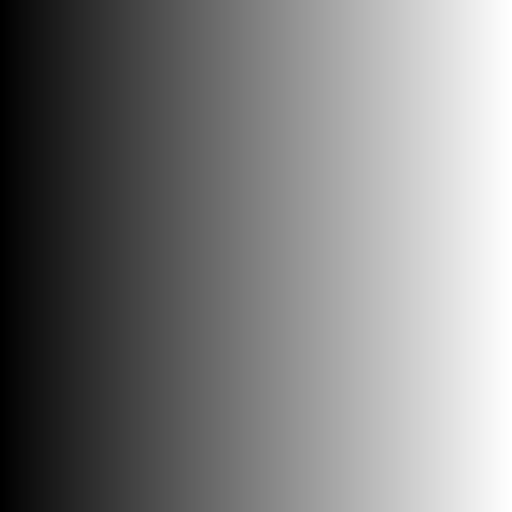
#> input picture ImageMaterial/DIP3/Fig0307(a)(intensity_ramp).tif, 512 x 512 px
$ python GammaTransformation.py
#> lines starting #> are read from the running program, lines starting #| are printed output that depends on the picture
#-*- coding: utf-8 -*-

import numpy as np
from matplotlib import pyplot as plt
import cv2
import math

img = cv2.imread('../../ImageMaterial/DIP3/Fig0307(a)(intensity_ramp).tif',cv2.IMREAD_GRAYSCALE)
#> img is the input picture: shape (512, 512); min 0, max 255, mean 127.5
#print cv2.IMREAD_GRAYSCALE,cv2.IMREAD_COLOR,cv2.IMREAD_ANYCOLOR
plt.subplot(1,2,1)
plt.imshow(img,cmap='Greys_r')
plt.xticks([])
plt.yticks([])
plt.title('original image')

#伽马变换 s=cr的k次方
c = 1.0
k = 0.4
middle = img.shape
#> middle = (512, 512)
#print middle
#imgCopy = [[[c*math.pow(img[x][y][z],k) for z in range(middle[2])]for y in range(middle[1])]for x in range(middle[0])]
imgCopy = [[c*math.pow(img[x][y],k)for y in range(middle[1])]for x in range(middle[0])]
#> imgCopy = 512 items
plt.subplot(1,2,2)
plt.imshow(imgCopy,cmap='Greys_r')
plt.xticks([])
plt.yticks([])
plt.title('gamma transformation image')

plt.show()
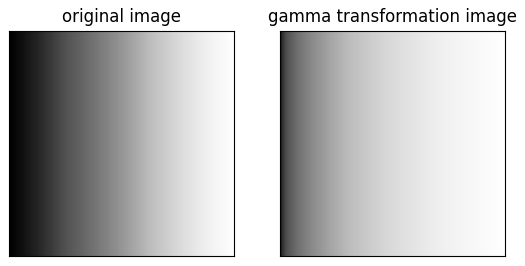
#> figure drawn by matplotlib, 2 panels

imgTwo = cv2.imread('../../ImageMaterial/DIP3/Fig0308(a)(fractured_spine).tif',cv2.IMREAD_GRAYSCALE)
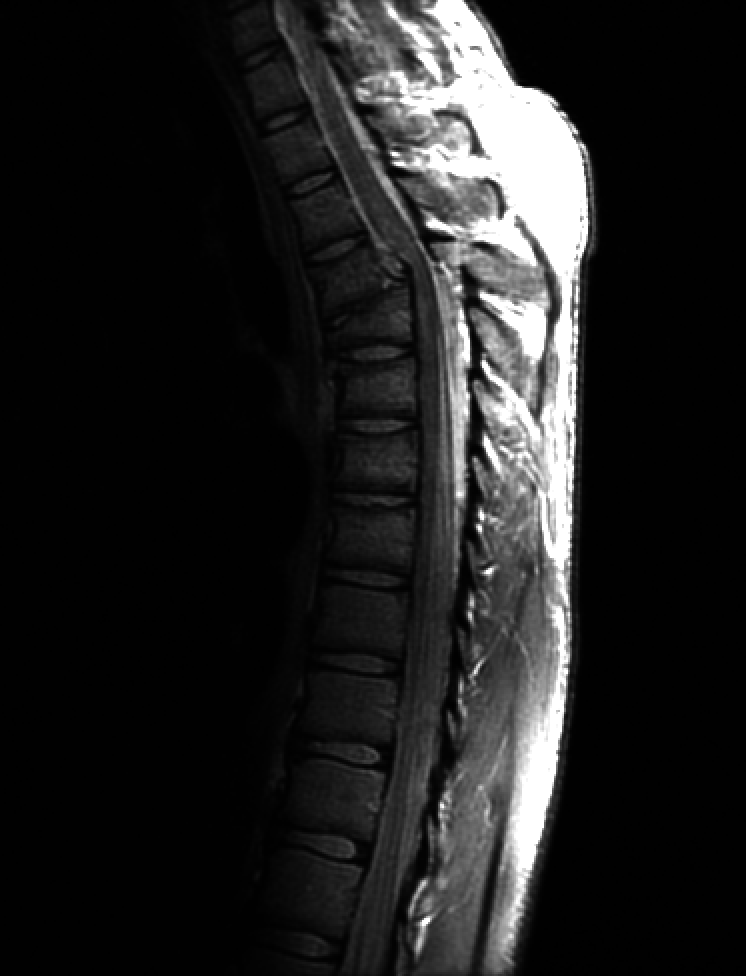
#> input picture ImageMaterial/DIP3/Fig0308(a)(fractured_spine).tif, 746 x 976 px
#> imgTwo is the input picture: shape (976, 746); min 0, max 255, mean 32.6

plt.subplot(2,2,1)
plt.imshow(imgTwo,cmap='Greys_r')
plt.xticks([])
plt.yticks([])
plt.title('original image')

middle = imgTwo.shape
#> middle = (976, 746)

k = 0.6
imgTwo1 = [[c*math.pow(imgTwo[x][y],k) for y in range(middle[1])]for x in range(middle[0])]
#> imgTwo1 = 976 items
plt.subplot(2,2,2)
plt.imshow(imgTwo1,cmap='Greys_r')
plt.xticks([])
plt.yticks([])
plt.title('k = 0.6')

k = 0.4
imgTwo2 = [[c*math.pow(imgTwo[x][y],k) for y in range(middle[1])]for x in range(middle[0])]
#> imgTwo2 = 976 items
plt.subplot(2,2,3)
plt.imshow(imgTwo2,cmap='Greys_r')
plt.xticks([])
plt.yticks([])
plt.title('k = 0.4')

k = 0.3
imgTwo3 = [[c*math.pow(imgTwo[x][y],k) for y in range(middle[1])]for x in range(middle[0])]
#> imgTwo3 = 976 items
plt.subplot(2,2,4)
plt.imshow(imgTwo3,cmap='Greys_r')
plt.xticks([])
plt.yticks([])
plt.title('k = 0.3')

plt.show()
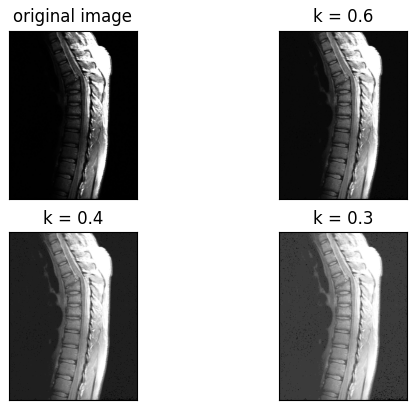
#> figure drawn by matplotlib, 4 panels

imgThree = cv2.imread('../../ImageMaterial/DIP3/Fig0309(a)(washed_out_aerial_image).tif',cv2.IMREAD_GRAYSCALE)
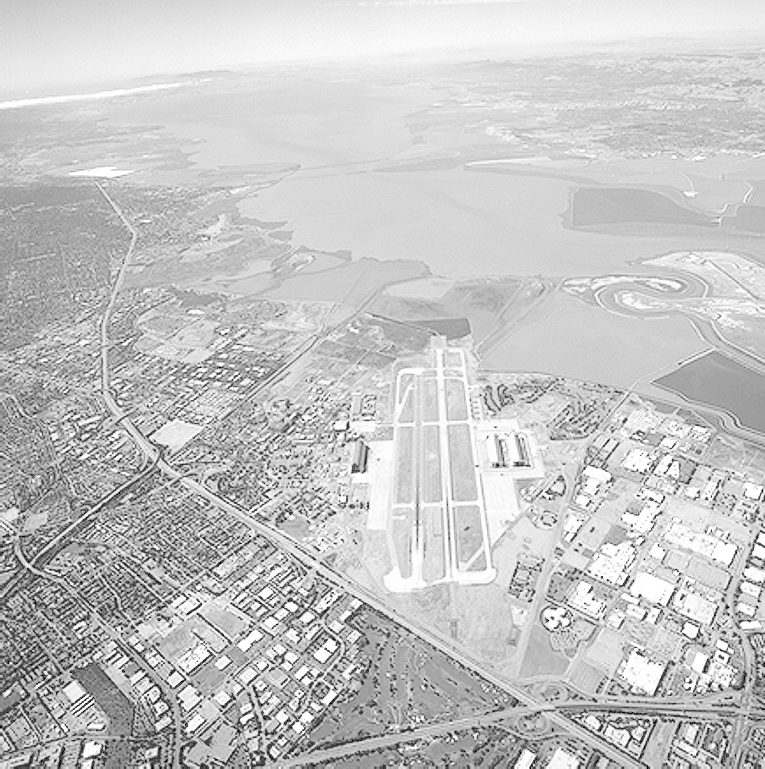
#> input picture ImageMaterial/DIP3/Fig0309(a)(washed_out_aerial_image).tif, 765 x 769 px
#> imgThree is the input picture: shape (769, 765); min 0, max 255, mean 197.1

plt.subplot(2,2,1)
plt.imshow(imgThree,cmap='Greys_r')
plt.xticks([])
plt.yticks([])
plt.title('original image')

middle = imgThree.shape
#> middle = (769, 765)

k = 3.0
imgThree1 = [[c*math.pow(imgThree[x][y],k) for y in range(middle[1])]for x in range(middle[0])]
#> imgThree1 = 769 items
plt.subplot(2,2,2)
plt.imshow(imgThree1,cmap='Greys_r')
plt.xticks([])
plt.yticks([])
plt.title('k = 3.0')

k = 4.0
imgThree2 = [[c*math.pow(imgThree[x][y],k) for y in range(middle[1])]for x in range(middle[0])]
#> imgThree2 = 769 items
plt.subplot(2,2,3)
plt.imshow(imgThree2,cmap='Greys_r')
plt.xticks([])
plt.yticks([])
plt.title('k = 4.0')
k = 5.0
imgThree3 = [[c*math.pow(imgThree[x][y],k) for y in range(middle[1])]for x in range(middle[0])]
#> imgThree3 = 769 items
plt.subplot(2,2,4)
plt.imshow(imgThree3,cmap='Greys_r')
plt.xticks([])
plt.yticks([])
plt.title('k = 5.0')

plt.show()
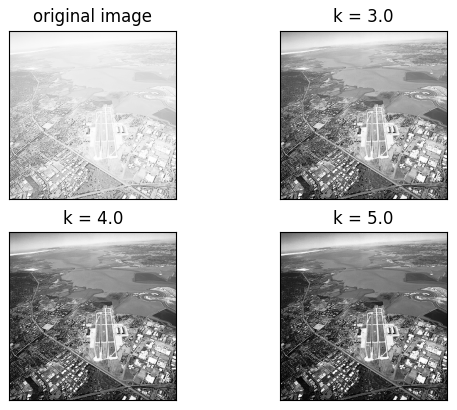
#> figure drawn by matplotlib, 4 panels
